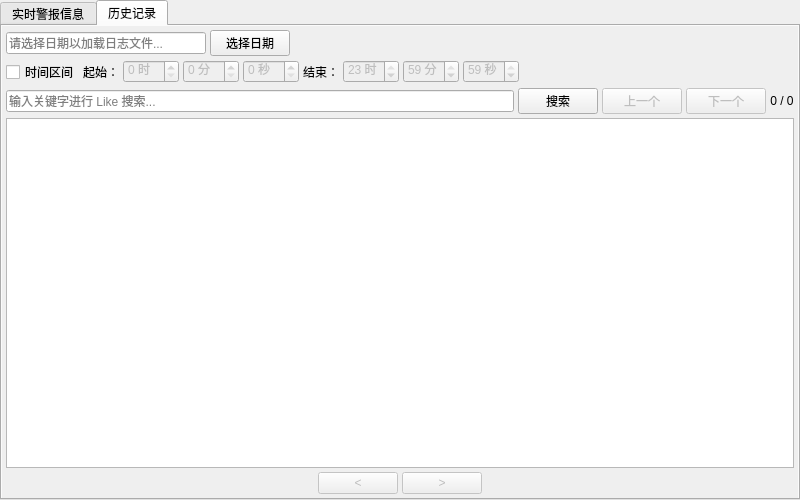
<?xml version="1.0" encoding="UTF-8"?>
<ui version="4.0">
 <class>AlarmLoggerWidget</class>
 <widget class="QWidget" name="AlarmLoggerWidget">
  <property name="geometry">
   <rect>
    <x>0</x>
    <y>0</y>
    <width>800</width>
    <height>500</height>
   </rect>
  </property>
  <layout class="QVBoxLayout" name="verticalLayout">
   <property name="spacing">
    <number>0</number>
   </property>
   <property name="leftMargin">
    <number>0</number>
   </property>
   <property name="topMargin">
    <number>0</number>
   </property>
   <property name="rightMargin">
    <number>0</number>
   </property>
   <property name="bottomMargin">
    <number>0</number>
   </property>
   <item>
    <widget class="QTabWidget" name="tabWidget">
     <property name="autoFillBackground">
      <bool>true</bool>
     </property>
     <property name="currentIndex">
      <number>1</number>
     </property>
     <widget class="QWidget" name="tabLive">
      <attribute name="title">
       <string>实时警报信息</string>
      </attribute>
      <layout class="QVBoxLayout" name="tabLiveLayout">
       <property name="spacing">
        <number>0</number>
       </property>
       <property name="leftMargin">
        <number>4</number>
       </property>
       <property name="topMargin">
        <number>4</number>
       </property>
       <property name="rightMargin">
        <number>4</number>
       </property>
       <property name="bottomMargin">
        <number>4</number>
       </property>
       <item>
        <widget class="QTableWidget" name="tableAlarm">
         <property name="editTriggers">
          <set>QAbstractItemView::NoEditTriggers</set>
         </property>
         <property name="selectionMode">
          <enum>QAbstractItemView::SingleSelection</enum>
         </property>
         <property name="selectionBehavior">
          <enum>QAbstractItemView::SelectRows</enum>
         </property>
         <property name="showGrid">
          <bool>true</bool>
         </property>
         <property name="wordWrap">
          <bool>false</bool>
         </property>
         <column>
          <property name="text">
           <string>警报级别</string>
          </property>
         </column>
         <column>
          <property name="text">
           <string>发送时间</string>
          </property>
         </column>
         <column>
          <property name="text">
           <string>QRCode</string>
          </property>
         </column>
         <column>
          <property name="text">
           <string>警报ID</string>
          </property>
         </column>
         <column>
          <property name="text">
           <string>是否解决</string>
          </property>
         </column>
         <column>
          <property name="text">
           <string>解决时间</string>
          </property>
         </column>
         <column>
          <property name="text">
           <string>具体信息</string>
          </property>
         </column>
        </widget>
       </item>
      </layout>
     </widget>
     <widget class="QWidget" name="tabHistory">
      <property name="autoFillBackground">
       <bool>true</bool>
      </property>
      <attribute name="title">
       <string>历史记录</string>
      </attribute>
      <layout class="QVBoxLayout" name="tabHistoryLayout">
       <property name="spacing">
        <number>4</number>
       </property>
       <property name="leftMargin">
        <number>4</number>
       </property>
       <property name="topMargin">
        <number>4</number>
       </property>
       <property name="rightMargin">
        <number>4</number>
       </property>
       <property name="bottomMargin">
        <number>4</number>
       </property>
       <item>
        <layout class="QHBoxLayout" name="histRow1Layout">
         <property name="spacing">
          <number>4</number>
         </property>
         <item>
          <widget class="QLineEdit" name="histFileEdit">
           <property name="maximumSize">
            <size>
             <width>200</width>
             <height>16777215</height>
            </size>
           </property>
           <property name="readOnly">
            <bool>true</bool>
           </property>
           <property name="placeholderText">
            <string>请选择日期以加载日志文件...</string>
           </property>
          </widget>
         </item>
         <item>
          <widget class="QPushButton" name="histSelectDateBtn">
           <property name="text">
            <string>选择日期</string>
           </property>
          </widget>
         </item>
         <item>
          <spacer name="horizontalSpacer_2">
           <property name="orientation">
            <enum>Qt::Horizontal</enum>
           </property>
           <property name="sizeHint" stdset="0">
            <size>
             <width>40</width>
             <height>20</height>
            </size>
           </property>
          </spacer>
         </item>
        </layout>
       </item>
       <item>
        <layout class="QHBoxLayout" name="histRow2Layout">
         <property name="spacing">
          <number>4</number>
         </property>
         <item>
          <widget class="QCheckBox" name="histTimeRangeCheck">
           <property name="text">
            <string>时间区间</string>
           </property>
          </widget>
         </item>
         <item>
          <widget class="QLabel" name="labelHistStart">
           <property name="text">
            <string>起始：</string>
           </property>
          </widget>
         </item>
         <item>
          <widget class="QSpinBox" name="histStartHour">
           <property name="enabled">
            <bool>false</bool>
           </property>
           <property name="suffix">
            <string> 时</string>
           </property>
           <property name="minimum">
            <number>0</number>
           </property>
           <property name="maximum">
            <number>23</number>
           </property>
          </widget>
         </item>
         <item>
          <widget class="QSpinBox" name="histStartMinute">
           <property name="enabled">
            <bool>false</bool>
           </property>
           <property name="suffix">
            <string> 分</string>
           </property>
           <property name="minimum">
            <number>0</number>
           </property>
           <property name="maximum">
            <number>59</number>
           </property>
          </widget>
         </item>
         <item>
          <widget class="QSpinBox" name="histStartSecond">
           <property name="enabled">
            <bool>false</bool>
           </property>
           <property name="suffix">
            <string> 秒</string>
           </property>
           <property name="minimum">
            <number>0</number>
           </property>
           <property name="maximum">
            <number>59</number>
           </property>
          </widget>
         </item>
         <item>
          <widget class="QLabel" name="labelHistEnd">
           <property name="text">
            <string>结束：</string>
           </property>
          </widget>
         </item>
         <item>
          <widget class="QSpinBox" name="histEndHour">
           <property name="enabled">
            <bool>false</bool>
           </property>
           <property name="suffix">
            <string> 时</string>
           </property>
           <property name="minimum">
            <number>0</number>
           </property>
           <property name="maximum">
            <number>23</number>
           </property>
           <property name="value">
            <number>23</number>
           </property>
          </widget>
         </item>
         <item>
          <widget class="QSpinBox" name="histEndMinute">
           <property name="enabled">
            <bool>false</bool>
           </property>
           <property name="suffix">
            <string> 分</string>
           </property>
           <property name="minimum">
            <number>0</number>
           </property>
           <property name="maximum">
            <number>59</number>
           </property>
           <property name="value">
            <number>59</number>
           </property>
          </widget>
         </item>
         <item>
          <widget class="QSpinBox" name="histEndSecond">
           <property name="enabled">
            <bool>false</bool>
           </property>
           <property name="suffix">
            <string> 秒</string>
           </property>
           <property name="minimum">
            <number>0</number>
           </property>
           <property name="maximum">
            <number>59</number>
           </property>
           <property name="value">
            <number>59</number>
           </property>
          </widget>
         </item>
         <item>
          <spacer name="horizontalSpacer">
           <property name="orientation">
            <enum>Qt::Horizontal</enum>
           </property>
           <property name="sizeHint" stdset="0">
            <size>
             <width>40</width>
             <height>20</height>
            </size>
           </property>
          </spacer>
         </item>
        </layout>
       </item>
       <item>
        <layout class="QHBoxLayout" name="histRow3Layout">
         <property name="spacing">
          <number>4</number>
         </property>
         <item>
          <widget class="QLineEdit" name="histSearchEdit">
           <property name="placeholderText">
            <string>输入关键字进行 Like 搜索...</string>
           </property>
          </widget>
         </item>
         <item>
          <widget class="QPushButton" name="histSearchBtn">
           <property name="text">
            <string>搜索</string>
           </property>
          </widget>
         </item>
         <item>
          <widget class="QPushButton" name="histPrevMatchBtn">
           <property name="enabled">
            <bool>false</bool>
           </property>
           <property name="text">
            <string>上一个</string>
           </property>
          </widget>
         </item>
         <item>
          <widget class="QPushButton" name="histNextMatchBtn">
           <property name="enabled">
            <bool>false</bool>
           </property>
           <property name="text">
            <string>下一个</string>
           </property>
          </widget>
         </item>
         <item>
          <widget class="QLabel" name="histMatchLabel">
           <property name="text">
            <string>0 / 0</string>
           </property>
           <property name="alignment">
            <set>Qt::AlignCenter</set>
           </property>
          </widget>
         </item>
        </layout>
       </item>
       <item>
        <widget class="QTableWidget" name="histTable">
         <property name="editTriggers">
          <set>QAbstractItemView::NoEditTriggers</set>
         </property>
         <property name="selectionMode">
          <enum>QAbstractItemView::SingleSelection</enum>
         </property>
         <property name="selectionBehavior">
          <enum>QAbstractItemView::SelectRows</enum>
         </property>
         <property name="showGrid">
          <bool>true</bool>
         </property>
         <property name="wordWrap">
          <bool>false</bool>
         </property>
        </widget>
       </item>
       <item>
        <layout class="QHBoxLayout" name="histPageBarLayout">
         <property name="spacing">
          <number>4</number>
         </property>
         <property name="leftMargin">
          <number>0</number>
         </property>
         <property name="topMargin">
          <number>0</number>
         </property>
         <property name="rightMargin">
          <number>0</number>
         </property>
         <property name="bottomMargin">
          <number>0</number>
         </property>
         <item>
          <spacer name="histPageLeftSpacer">
           <property name="orientation">
            <enum>Qt::Horizontal</enum>
           </property>
           <property name="sizeHint" stdset="0">
            <size>
             <width>40</width>
             <height>20</height>
            </size>
           </property>
          </spacer>
         </item>
         <item>
          <widget class="QPushButton" name="histPrevPageBtn">
           <property name="enabled">
            <bool>false</bool>
           </property>
           <property name="text">
            <string>&lt;</string>
           </property>
          </widget>
         </item>
         <item>
          <layout class="QHBoxLayout" name="histPageBtnsLayout">
           <property name="spacing">
            <number>2</number>
           </property>
           <property name="leftMargin">
            <number>0</number>
           </property>
           <property name="topMargin">
            <number>0</number>
           </property>
           <property name="rightMargin">
            <number>0</number>
           </property>
           <property name="bottomMargin">
            <number>0</number>
           </property>
          </layout>
         </item>
         <item>
          <widget class="QPushButton" name="histNextPageBtn">
           <property name="enabled">
            <bool>false</bool>
           </property>
           <property name="text">
            <string>&gt;</string>
           </property>
          </widget>
         </item>
         <item>
          <spacer name="histPageRightSpacer">
           <property name="orientation">
            <enum>Qt::Horizontal</enum>
           </property>
           <property name="sizeHint" stdset="0">
            <size>
             <width>40</width>
             <height>20</height>
            </size>
           </property>
          </spacer>
         </item>
        </layout>
       </item>
      </layout>
     </widget>
    </widget>
   </item>
  </layout>
 </widget>
 <resources/>
 <connections/>
</ui>
